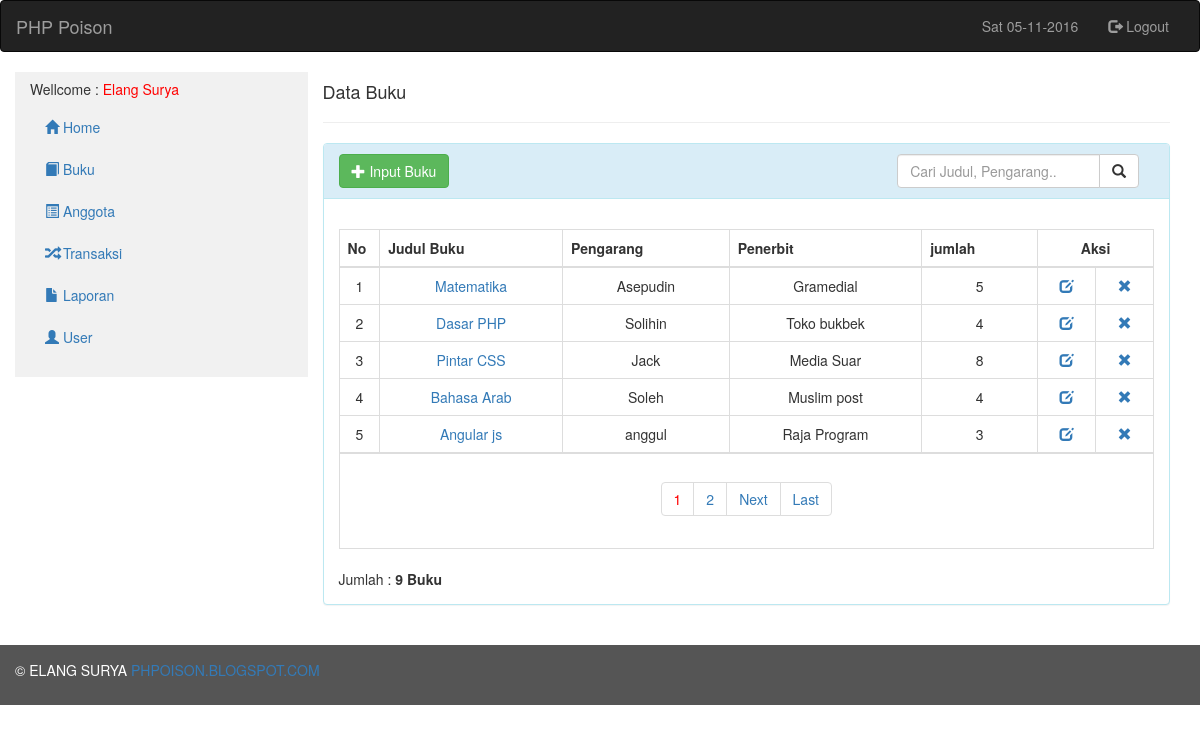
The page /admin/index.php?page=buku (signed in) on the database its author committed.
### tables this page shows
CREATE TABLE `tbl_buku` (
  `id` int(5) NOT NULL,
  `judul` varchar(200) NOT NULL,
  `pengarang` varchar(100) NOT NULL,
  `penerbit` varchar(150) NOT NULL,
  `thn_terbit` varchar(4) NOT NULL,
  `isbn` varchar(25) NOT NULL,
  `jumlah_buku` int(3) NOT NULL,
  `lokasi` enum('rak1','rak2','rak3') NOT NULL,
  `tgl_input` datetime NOT NULL
);

### admin/buku_data.php (the view, shortened to what this page needs)
<div class="col-sm-9">
  <h4>Data Buku</h4>
  <hr>
</div>
<div id="loginbox" style="margin-top: ;" class="mainbox col-md-9">
	<div class="panel panel-info">
		<div class="panel-heading">
			<a  class="btn btn-success" href="?page=buku_input"><span class="glyphicon glyphicon-plus"></span> Input Buku</a>
			<div class="pull-right col-md-4">
				<form action="?page=buku_search" method="post">
          <div class="input-group">
				  	<input type="text" name="cari" class="form-control" placeholder="Cari Judul, Pengarang..">
				    <span class="input-group-btn">
				    <button type="submit" class="btn btn-default" type="button">
				    	<span class="glyphicon glyphicon-search"></span>
				    </button>
				    </span>
				  </div>
				</form>
      </div>
		</div>
		<div style="padding-top: 10px" class="panel-body">
		<br>
			<table class="table table-bordered">
				<thead>
				<tr>
					<th width="5%">No</th>
					<th>Judul Buku</th>
					<th>Pengarang</th>
					<th>Penerbit</th>
					<th>jumlah</th>
					<th style="text-align: center;" colspan="2">Aksi</th>
				</tr>
				</thead>
				<tbody>
				<?php
				include_once '../inc/class.perpus.php';
				$buku = new buku;
				$records_per_page=5;
				$query = "SELECT * FROM tbl_buku";
				$newquery = $buku->paging($query,$records_per_page);
				if (empty($page)) {
					$posisi = 0;
				}else{
					$posisi = ($page - 1) * $records_per_page;
				}
				$no=1+$posisi;
				foreach ($buku->showData($newquery) as $value) {
					?>
					<tr style="text-align: center;">
					<td><?php echo $no; ?></td>
					<td><a href="?page=detil-buku&id=<?=$value['id']?>"><?=$value['judul']; ?></a></td>
					<td><?=$value['pengarang']; ?></td>
					<td><?=$value['penerbit']?></td>
					<td><?=$value['jumlah_buku']?></td>
					<td>
						<a href="?page=buku_edit&id=<?=$value['id']?>" title="edit"><span class="glyphicon glyphicon-edit"></span></a>
					</td>
					<td>
						<a href="?page=delete&buku_id=<?php print($value['id']) ?>" onclick="return confirm('Anda yakin ingin menghapus data buku <?php echo $value['judul']; ?> ?')" title="Hapus"><span class="glyphicon glyphicon-remove"></span></a>
					</td>
					</tr>
					<?php
					$no++;
				}
				?>
				</tbody>
				<tr>
	        <td colspan="7" align="center">
			    <div class="pagination-wrap">
			      <?php $buku->paginglink($query,$records_per_page); ?>
			    </div>
		  	  </td>
		    </tr>
			</table>
			Jumlah : <b><?php $buku->jumlah($query); ?> Buku</b>
		</div>
	</div>
</div>

### admin/index.php (shortened to what this page needs)
<!DOCTYPE html>
<html lang="en">
<head>
  <link rel="stylesheet" href="../css/bootstrap.min.css">
</head>
<body>
<?php
if(!isset($_SESSION['nama'])|| $_SESSION['level'] != "admin"){
  echo "<script>alert('Silahkan login terlebih dahulu')</script>";
  echo "<meta http-equiv='refresh' content='0; url=../index.php'>";
}
else{
  include_once 'head.php';
?>
<div class="container-fluid">
<div class="container-fluid">
  <div class="row content">
    <div class="col-sm-3 sidenav">
      <h5>Wellcome : <font color="red"><?php echo $_SESSION['nama']; ?></font></h5>
      <ul class="nav nav-pills nav-stacked">
        <li><a href="index.php"><span class="glyphicon glyphicon-home"></span> Home</a></li>
        <li><a href="?page=buku"><i class="glyphicon glyphicon-book"></i> Buku</a></li>
        <li><a href="?page=anggota"><i class="glyphicon glyphicon-list-alt"></i> Anggota</a></li>
        <li><a href="?page=transaksi"><i class="glyphicon glyphicon-random"></i> Transaksi</a></li>
        <li><a href="?page=laporan"><i class="glyphicon glyphicon-file"></i> Laporan</a></li>
        <li><a href="?page=user"><i class="glyphicon glyphicon-user"></i> User</a></li>
      </ul><br>
    </div>
    <?php
    switch ($_GET['page']) {
      case 'buku':
        include "buku_data.php";
        break;
    }
    ?>
  </div>
</div>
</div>
<br>
<footer class="container-fluid">
  <p>&copy; ELANG SURYA <a href="https://phpoison.blogspot.com" target="_blank">PHPOISON.BLOGSPOT.COM</a></p>
</footer>
<?php } ?>
</body>
</html>

### admin/head.php (shortened to what this page needs)
<nav class="navbar navbar-inverse">
  <div class="container-fluid">
    <div class="navbar-header">
      <a class="navbar-brand" href="#">PHP Poison</a>
    </div>
    <div class="collapse navbar-collapse" id="myNavbar">
      <ul class="nav navbar-nav navbar-right">
        <li><a href=""><?php echo date('D'.' '.'d-m-Y') ?></a></li>
        <li><a href="?page=logout"><span class="glyphicon glyphicon-log-out"></span> Logout</a></li>
      </ul>
    </div>
  </div>
</nav>

### inc/class.perpus.php (shortened to what this page needs)
<?php
class perpus
{
	private $host = "localhost";
	private $user = "root";
	private $db = "db_perpus";
	private $pass = "";
	protected $conn;
	public function __construct()
	{
		$this->conn = new PDO("mysql:host=".$this->host.";dbname=".$this->db,$this->user,$this->pass);
	}
	public function showData($query){
		$q = $this->conn->query($query) or die("failed!");
		while ($r = $q->fetch(PDO::FETCH_ASSOC)) {
			$data[]=$r;
		}
		return $data;
	}
	public function paging($query,$records_per_page)
	{
		$starting_position=0;
		$query2=$query." limit $starting_position,$records_per_page";
		return $query2;
	}
	public function paginglink($query,$records_per_page){
		$self = $_SERVER['PHP_SELF'];
		if ($_GET['page']==$_GET['page']) {
			$page = $_GET['page'];
		}
		$stmt = $this->conn->prepare($query);
		$stmt->execute();
		$total_no_of_records = $stmt->rowCount();
		if ($total_no_of_records > 0) {
			?><ul class="pagination"><?php
			$total_no_of_pages=ceil($total_no_of_records/$records_per_page);
			$current_page=1;
			for ($i=1; $i<=$total_no_of_pages; $i++) {
				if ($i==$current_page) {
					echo "<li><a href='".$self."?page=".$page."&page_no=".$i."' style='color:red;'>".$i."</a></li>";
				}else{
					echo "<li><a href='".$self."?page=".$page."&page_no=".$i."'>".$i."</a></li>";
				}
			}
			if ($current_page!=$total_no_of_pages) {
				$next=$current_page+1;
				echo "<li><a href='".$self."?page=".$page."&page_no=".$next."'>Next</a></li>";
				echo "<li><a href='".$self."?page=".$page."&page_no=".$total_no_of_pages."'>Last</a></li>";
			}
		}
	}
	public function jumlah($query){
		$stmt = $this->conn->prepare($query);
		$stmt->execute();
		$row = $stmt->rowCount();
		print($row);
	}
}
?>

### admin/index.php (style rules this page uses)
.row.content { height: auto }
.sidenav { background-color: #f1f1f1; height: 100%; }
footer { background-color: #555; color: white; padding: 15px; }

### rows shown on the page
tbl_buku: judul "Matematika", pengarang "Asepudin", penerbit "Gramedial", jumlah_buku "5"
tbl_buku: judul "Dasar PHP", pengarang "Solihin", penerbit "Toko bukbek", jumlah_buku "4"
tbl_buku: judul "Pintar CSS", pengarang "Jack", penerbit "Media Suar", jumlah_buku "8"
tbl_buku: judul "Bahasa Arab", pengarang "Soleh", penerbit "Muslim post", jumlah_buku "4"
tbl_buku: judul "Angular js", pengarang "anggul", penerbit "Raja Program", jumlah_buku "3"

### other values the page prints
date('D'.' '.'d-m-Y') "Sat 05-11-2016"
$_SESSION['nama'] "Elang Surya"
$row "9"
